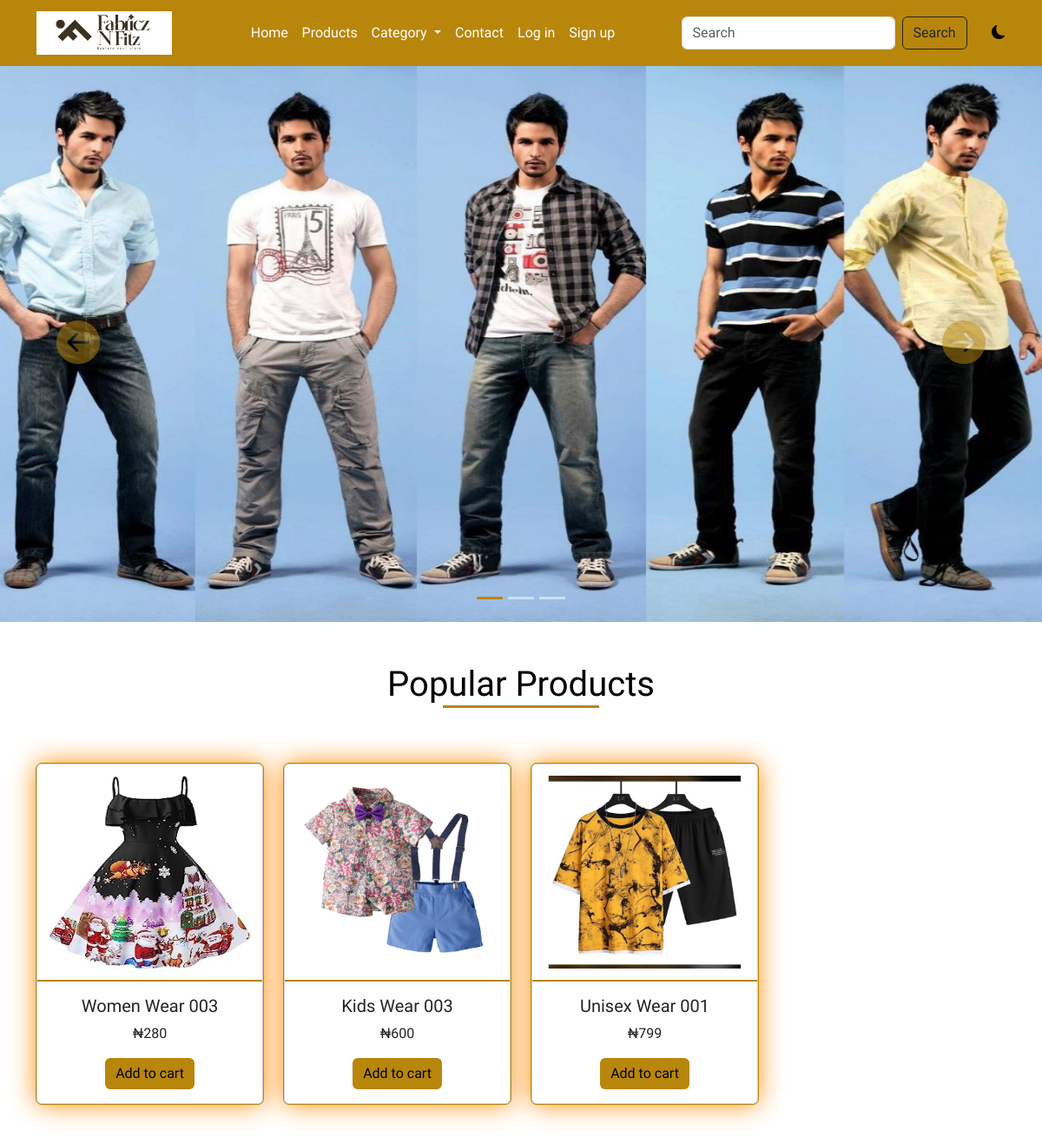
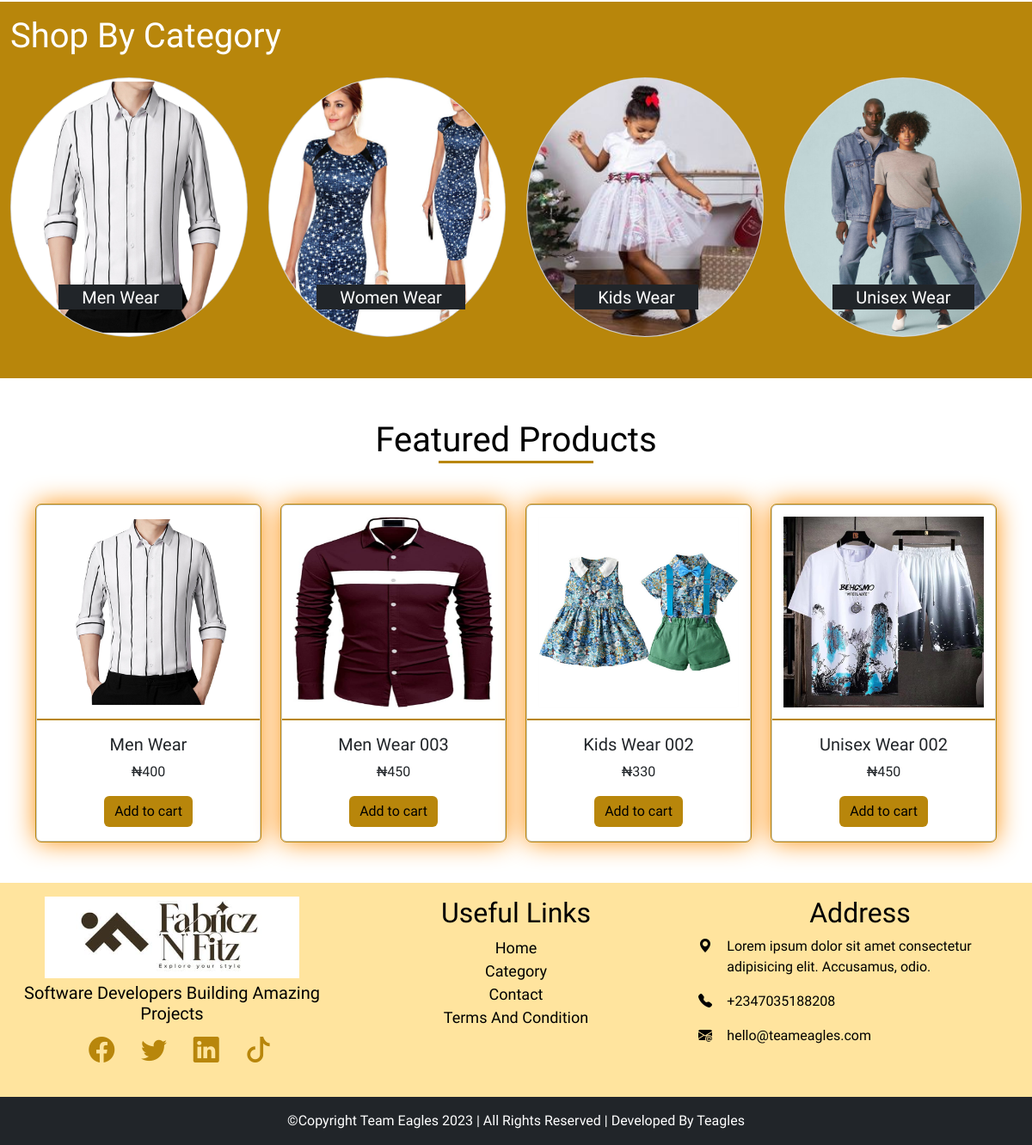
The page / on the database its author committed (2 pictures, top to bottom).
### main/models.py (models this page shows, shortened)
class AppInfo(models.Model):
    appname = models.CharField(max_length=50)
    logo = models.ImageField(upload_to='logo')
    banner = models.ImageField(upload_to='banner')
    carousel1 = models.ImageField(upload_to='carousel')
    carousel2 = models.ImageField(upload_to='carousel')
    carousel3 = models.ImageField(upload_to='carousel')

class Product(models.Model):
    type = models.ForeignKey(Category, on_delete=models.CASCADE)
    name = models.CharField(max_length=50)
    slug = models.SlugField(unique=True)
    img = models.ImageField(upload_to='product')
    price = models.IntegerField()
    description = models.TextField()
    size = models.CharField(max_length=50, blank=True, null=True)
    popular = models.BooleanField()
    featured = models.BooleanField()
    uploaded = models.DateTimeField(auto_now_add=True)

class Category(models.Model):
    name = models.CharField(max_length=50)
    catimg = models.ImageField(upload_to='catimg')
    slug = models.SlugField(unique=True)

### main/views.py (the view)
# urls.py: path('', views.homepage, name='home'),
def homepage(request):
    popular = Product.objects.filter(popular=True)
    featured = Product.objects.filter(featured=True)
    context = {
        'popular':popular,
        'featured':featured
    }
    return render(request, 'index.html', context)

### main/context_processor.py (called while the page is built)
def feature(request):
    info = AppInfo.objects.get(pk=1)
    categ = Category.objects.all()
    context = {
        'info':info,
        'categ':categ,
    }
    return context

def cartcount(request):
    cart = Cart.objects.filter(user__username = request.user.username, paid=False)
    itemcount = 0
    for item in cart:
        itemcount += item.quantity
    context = {
        'itemcount':itemcount
    }
    return context

### main/templates/index.html (shortened to what this page needs)
{% extends 'base.html' %}
{% block header %} {% include 'header.html' %} {% endblock header %}
{% block carousel %} {% include 'carousel.html' %} {% endblock carousel %}
{% block content %}
<div class="container mt-5 mb-5">
    <h1 class="text-center text-capitalize mb-5 title">popular products</h1>
    <div class="row">
        {% for product in popular %}
        <div class="col-12 col-md-6 col-lg-3 mt-3">
            <div class="card popcard">
                <a href="{% url 'detail' product.id product.slug %}"><img src="{{product.img.url}}" class="card-img-top" alt="..."></a>
                <div class="card-body">
                  <h5 class="card-title text-capitalize text-center">{{product.name}}</h5>
                  <p class="card-text text-center">₦{{product.price}}</p>
                  <form action="{% url 'add_to_cart' %}" method="POST">
                      <button type="submit" class="btn btn-warning">Add to cart</button>
                  </form>
                </div>
            </div>
        </div>
        {% endfor %}
    </div>
</div>
<div class="container-fluid mt-4 mb-5 catsec">
    <h1 class="text-capitalize text-white pt-3">shop by category</h1>
    <div class="row categ pt-3 pb-5">
        {% for category in categ %}
        <div class="col-12 col-md-6 col-lg-3">
            <a href="{% url 'category' category.id %}">
                <div class="card">
                    <img src="{{category.catimg.url}}" alt="" class="card-img-top">
                    <h5 class="bg-dark text-white text-capitalize text-center">{{category.name}}</h5>
                </div>
            </a>
        </div>
        {% endfor %}
    </div>
</div>
<div class="container mt-5 mb-5">
    <h1 class="text-center text-capitalize title">featured products</h1>
    <div class="row mt-5">
        {% for item in featured %}
        <div class="col-12 col-md-6 col-lg-3">
            <div class="card featcard">
                <a href="{% url 'detail' item.id item.slug %}"><img src="{{item.img.url}}" class="card-img-top" alt="..."></a>
                <div class="card-body">
                  <h5 class="card-title text-capitalize text-center">{{item.name}}</h5>
                  <p class="card-text text-center">₦{{item.price}}</p>
                  <button class="btn btn-warning">Add to cart</button>
                </div>
            </div>
        </div>
        {% endfor %}
    </div>
</div>
{% endblock content %}
{% block footer %} {% include 'footer.html' %} {% endblock footer %}

### main/templates/base.html (shortened to what this page needs)
<!doctype html>
{% load static %}
<html lang="en">
  <head>
    <link rel="stylesheet" href="{% static '' %}css/style.css">
    <link rel="stylesheet" href="https://cdn.jsdelivr.net/npm/bootstrap-icons@1.10.3/font/bootstrap-icons.css">
    <link href="https://cdn.jsdelivr.net/npm/bootstrap@5.3.0-alpha1/dist/css/bootstrap.min.css" rel="stylesheet">
  </head>
  <body>
    {% block header %}{% endblock header %}
    {% block carousel %}{% endblock carousel %}
    {% block content %}{% endblock content %}
    {% block footer %}{% endblock footer %}
  </body>
</html>

### main/templates/header.html (shortened to what this page needs)
<nav class="navbar navbar-expand-lg sticky-top">
    <div class="container">
        <a class="navbar-brand" href="#"><img src="{{info.logo.url}}" alt="" style="height: 50px;"></a>
        <div class="collapse navbar-collapse" id="navbarSupportedContent">
            <ul class="navbar-nav mx-auto mb-2 mb-lg-0">
                {% if user.is_authenticated %}
                <li class="nav-item">
                    <a class="nav-link" aria-current="page" href="{% url 'home' %}">Home</a>
                </li>
                <li class="nav-item">
                    <a class="nav-link" href="{% url 'products' %}">Products</a>
                </li>
                <li class="nav-item dropdown">
                    <a class="nav-link dropdown-toggle" href="#" role="button" data-bs-toggle="dropdown" aria-expanded="false">
                        Category
                    </a>
                    <ul class="dropdown-menu">
                        {% for item in categ  %}
                        <li><a class="dropdown-item" href="{% url 'category' item.id %}">{{item.name|title}}</a></li>
                        {% endfor %}
                    </ul>
                </li>
                <li class="nav-item">
                    <a class="nav-link" href="{% url 'contact' %}">Contact</a>
                </li>
                <li class="nav-item">
                    <a class="nav-link" href="{% url 'cart' %}">
                        <div class="wrapper">
                            <i class="bi bi-cart4"></i>
                            <span class="badge">{{itemcount}}</span>
                        </div>
                    </a>
                </li>
                <li class="nav-item dropdown">
                    <a class="nav-link dropdown-toggle" href="#" role="button" data-bs-toggle="dropdown" aria-expanded="false">
                        {% if user.customer %}
                            <img src="{{user.customer.pix.url}}" style="height: 30px;" alt=""><span>Hi {{user.username}}</span>
                        {% endif %}
                    </a>
                    <ul class="dropdown-menu">
                        <li><a class="dropdown-item" href="{% url 'profile' %}">Profile</a></li>
                        <li><a class="dropdown-item" href="{% url 'signout' %}">Logout</a></li>
                    </ul>
                </li>
                {% else %}
                <li class="nav-item">
                    <a class="nav-link" aria-current="page" href="{% url 'home' %}">Home</a>
                </li>
                <li class="nav-item">
                    <a class="nav-link" href="{% url 'products' %}">Products</a>
                </li>
                <li class="nav-item dropdown">
                    <a class="nav-link dropdown-toggle" href="#" role="button" data-bs-toggle="dropdown" aria-expanded="false">
                        Category
                    </a>
                </li>
                <li class="nav-item">
                    <a class="nav-link" href="{% url 'contact' %}">Contact</a>
                </li>
                <li class="nav-item">
                    <a href="{% url 'signin' %}" class="nav-link">Log in</a>
                </li>
                <li class="nav-item">
                    <a href="{% url 'signup' %}" class="nav-link">Sign up</a>
                </li>
                {% endif %}
            </ul>
            <form action="{% url 'search' %}" method="POST" class="d-flex" role="search">
                <input class="form-control me-2" name="item" type="search" placeholder="Search" aria-label="Search">
                <button type="submit" class="btn btn-outline-dark" type="submit">Search</button>
            </form>
            <div class="david">
                <i class="bi bi-moon-fill"></i>
            </div>
        </div>
    </div>
</nav>

### main/templates/carousel.html (shortened to what this page needs)
<div id="carouselExampleIndicators" class="carousel slide">
    <div class="carousel-indicators">
      <button type="button" data-bs-target="#carouselExampleIndicators" data-bs-slide-to="0" class="active" aria-current="true" aria-label="Slide 1"></button>
      <button type="button" data-bs-target="#carouselExampleIndicators" data-bs-slide-to="1" aria-label="Slide 2"></button>
      <button type="button" data-bs-target="#carouselExampleIndicators" data-bs-slide-to="2" aria-label="Slide 3"></button>
    </div>
    <div class="carousel-inner">
      <div class="carousel-item active">
        <img src="{{info.carousel1.url}}" class="d-block w-100" alt="...">
      </div>
    </div>
    <button class="carousel-control-prev" type="button" data-bs-target="#carouselExampleIndicators" data-bs-slide="prev">
      <span class="" aria-hidden="true"><i class="bi bi-arrow-left-circle-fill"></i></span>
    </button>
    <button class="carousel-control-next" type="button" data-bs-target="#carouselExampleIndicators" data-bs-slide="next">
      <span class="" aria-hidden="true"><i class="bi bi-arrow-right-circle-fill"></i></span>
    </button>
</div>

### main/templates/footer.html
<footer>
    <div class="container-fluid">
        <div class="row pt-3 pb-3">
            <div class="col-6 col-lg-4 fitem">
                <img src="/img/20.03.2023_13.38.52_REC.png" alt="">
                <h3>software developers building amazing projects</h3>
                <ul class="list-unstyled">
                    <li class="list-inline-item"><i class="bi bi-facebook"></i></li>
                    <li class="list-inline-item"><i class="bi bi-twitter"></i></li>
                    <li class="list-inline-item"><i class="bi bi-linkedin"></i></li>
                    <li class="list-inline-item"><i class="bi bi-tiktok"></i></li>
                </ul>
            </div>
            <div class="col-6 col-lg-4 flink">
                <h2 class="text-center text-capitalize">useful links</h2>
                <ul class="list-unstyled">
                    <li><a href="">home</a></li>
                    <li><a href="">category</a></li>
                    <li><a href="">contact</a></li>
                    <li><a href="">terms and condition</a></li>
                </ul>
            </div>
            <div class="col-12 col-lg-4 fadd">
                <h2 class="text-center text-capitalize">address</h2>
                <div class="row">
                    <div class="col-1">
                        <i class="bi bi-geo-alt-fill"></i>
                    </div>
                    <div class="col-11">
                        <p>Lorem ipsum dolor sit amet consectetur adipisicing elit. Accusamus, odio.</p>
                    </div>
                </div>
                <div class="row">
                    <div class="col-1">
                        <i class="bi bi-telephone-fill"></i>
                    </div>
                    <div class="col-11">
                        <p>+2347035188208</p>
                    </div>
                </div>
                <div class="row">
                    <div class="col-1">
                        <i class="bi bi-envelope-at-fill"></i>
                    </div>
                    <div class="col-11">
                        <p>hello@teameagles.com</p>
                    </div>
                </div>
            </div>
        </div>
    </div>
    <div class="container-fluid">
        <div class="row bg-dark">
            <p class="text-white text-center text-capitalize pt-3">&copy;copyright team eagles 2023 | all rights reserved | developed by teagles</p>
        </div>
    </div>
</footer>

### main/static/css/style.css (style rules this page uses)
* { padding: 0%; margin: 0%; box-sizing: border-box; }
.navbar { background-color: darkgoldenrod; }
.navbar-nav a { color: white; margin-left: -1%; }
.david { margin-left: 3%; cursor: pointer; }
:root { --bg: white; --icon: black; --text: black; }
body { background: var(--bg) !important; color: var(--text) !important; overflow-y: hidden; font-family: 'Alkatra', cursive !important; }
.carousel-control-prev i { font-size: 50px; color: darkgoldenrod; }
.carousel-control-next i { font-size: 50px; color: darkgoldenrod; }
.carousel-indicators .active { background-color: darkgoldenrod !important; }
.carousel-item img { height: 80vh; }
.card-body { color: var(--card) !important; }
.popcard { text-align: center; outline: 1px solid darkgoldenrod; box-shadow: 0px 0px 30px darkorange; transition: 1s; cursor: pointer; }
.popcard img { height: 250px; border-bottom: 2px solid darkgoldenrod; padding: 5%; }
.popcard button { background-color: darkgoldenrod; border: none; }
.title::after { content: ''; display: block; width: 180px; height: 3px; background-color: darkgoldenrod; margin-left: auto; margin-right: auto; }
.catsec { background-color: darkgoldenrod; }
.categ .card { border-radius: 50%; cursor: pointer; }
.categ .card img { border-radius: 50%; height: 300px; opacity: 1; transition: 0.5s; position: relative; }
.categ .card h5 { position: absolute; top: 80%; left: 20%; padding: 1% 10%; }
.featcard { text-align: center; outline: 1px solid darkgoldenrod; box-shadow: 0px 0px 30px darkorange; cursor: pointer; }
.featcard img { height: 250px; border-bottom: 2px solid darkgoldenrod; transition: 2s; padding: 5%; }
.featcard button { background-color: darkgoldenrod; border: none; }
footer { background-color: rgb(255, 228, 158); }
.fitem { text-align: center; }
.fitem h3 { font-size: 20px; text-transform: capitalize; margin-top: 5px; }
.fitem ul i { font-size: 30px; color: darkgoldenrod; }
.fitem li { padding-left: 5%; }
.flink { text-align: center; }
.flink a { text-decoration: none; text-transform: capitalize; color: black; font-size: 18px; font-weight: 400; }

### rows shown on the page
AppInfo: logo (picture), carousel1 (picture)
Product: img (picture), name "Women Wear 003", price "280"
Product: img (picture), name "Kids Wear 003", price "600"
Product: img (picture), name "Unisex Wear 001", price "799"
Category: catimg (picture), name "Men Wear"
Category: catimg (picture), name "Women Wear"
Category: catimg (picture), name "Kids Wear"
Category: catimg (picture), name "Unisex Wear"
Product: img (picture), name "Men Wear", price "400"
Product: img (picture), name "Men Wear 003", price "450"
Product: img (picture), name "Kids Wear 002", price "330"
Product: img (picture), name "Unisex Wear 002", price "450"
